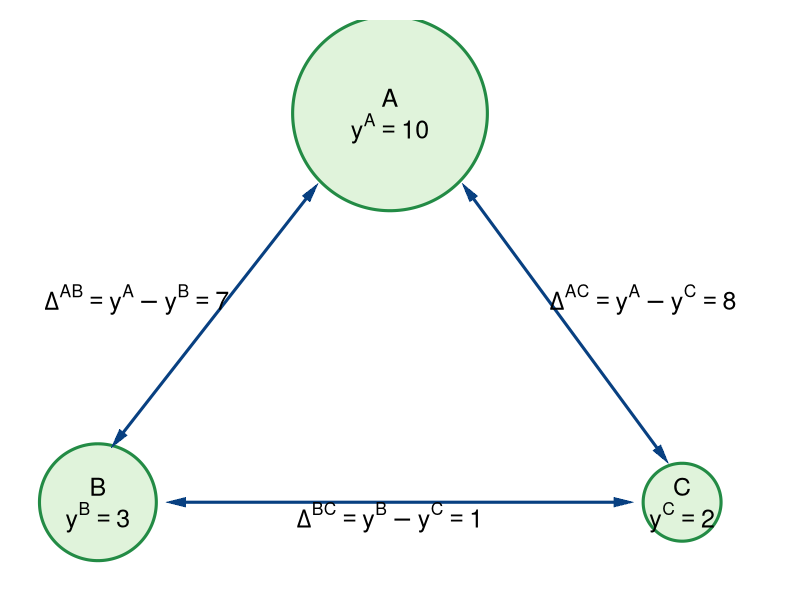

Here is the R script that generated this plot:
#Graph Designer: Simon Halliday & Riley Boeth '17
#Authors: Bowles, Foley and Halliday
#Title: Coordination, Conflict and Competition: A Text in Microeconomics

library(shape)
library(plotrix)
pdf(file = "risk/inequality_households.pdf", width = 10, height = 8)

#Set parameters for graphics
axislabelsize <- 1.5
labelsize <- 1.5
graphlinewidth <- 2
segmentlinewidth <- 1.5

COL <- c("#7fc97f", "#beaed4", "#fdc086", "#ffff99", "#386cb0", "#f0027f", "#bf5b17", "#666666")
COLA <- c("#e0f3db", "#99d8c9","#66c2a4","#41ae76", "#238b45", "#005824")
COLB <- c("#c6dbef", "#4eb3d3", "#2b8cbe", "#0868ac","#084081")
COLC <- c("#fcfbfd", "#efedf5", "#dadaeb", "#bcbddc", "#9e9ac8", "#807dba", "#6a51a3", "#54278f", "#3f007d")

#Edited the margins to cater for the larger LHS labels
par(mar =  c(1, 1, 1, 2))

#Indifference curves of a risk-averse homo economicus (2nd graph out of the two for 4.7)

#Add limits on axes and levels of utility for each indifference curve
ylims <- c(0, 36)
xlims <- c(1, 39)

npts <- 501 
x <- seq(xlims[1], xlims[2], length.out = npts)
y <- seq(ylims[1], ylims[2], length.out = npts) 

plot(0, 0, xlim = xlims, ylim = ylims, type = "n",
     xlab = expression(paste("")),
     ylab = expression(paste("")), 
     xaxt = "n", 
     yaxt = "n", 
     cex.lab = axislabelsize, 
     bty = "n", 
     xaxs="i", 
     yaxs="i"
)


#axis(1,at = ticksx,  pos = 0, labels = xlabels)
#axis(2,at = ticksy,  pos = 0, labels = ylabels, las = 1)


draw.circle(35, 5, 2, nv = 1000, border = COLA[5], col = COLA[1], lty = 1, lwd = 3)
text(35, 6, expression(paste(C)), xpd = TRUE, cex = labelsize)
text(35, 4, expression(paste(y^C == 2)), xpd = TRUE, cex = labelsize)


#Arrow between 2 and 4
Arrows(9, 5, 32, 5,  col = COLB[5], lty = 1, lwd = 3, code = 3, arr.type = "triangle", arr.lwd = 0.5)

draw.circle(5, 5, 3, nv = 1000, border = COLA[5], col = COLA[1], lty = 1, lwd = 3)
text(5, 6, expression(paste(B)), xpd = TRUE, cex = labelsize)
text(5, 4, expression(paste(y^B == 3)), xpd = TRUE, cex = labelsize)

#Arrow between 4 and 10
Arrows(6, 9, 16, 25,  col = COLB[5], lty = 1, lwd = 3, code = 3, arr.type = "triangle", arr.lwd = 0.5)

draw.circle(20, 30, 5, nv = 1000, border = COLA[5], col = COLA[1], lty = 1, lwd = 3)
text(20, 31, expression(paste(A)), xpd = TRUE, cex = labelsize)
text(20, 29, expression(paste(y^A == 10)), xpd = TRUE, cex = labelsize)

#Arrow between 2 and 10
Arrows(24, 25, 34, 8,  col = COLB[5], lty = 1, lwd = 3, code = 3, arr.type = "triangle", arr.lwd = 0.5)

#Difference between A and C
text(33, 18, expression(paste(Delta^{AC} == phantom(), y^A - y^C == 8)), xpd = TRUE, cex = labelsize)
#Difference between A and B
text(7, 18, expression(paste(Delta^{AB} == phantom(), y^A - y^B == 7)), xpd = TRUE, cex = labelsize)
#Difference between B and C
text(20, 4, expression(paste(Delta^{BC} == phantom(), y^B - y^C == 1)), xpd = TRUE, cex = labelsize)



#text(20, 16, expression(paste(Gini== bgroup("(", frac(Sigma*Delta^{ij}, (n^2 - n)/2),")")*bgroup("(",frac(1,bar(y)),")")*bgroup("(",frac(1,2),")"))), cex = labelsize)
#text(20, 14, expression(paste(Gini == bgroup("(", frac(16, 3),")")*bgroup("(",frac(1,16/3),")")*bgroup("(",frac(1,2),")"), phantom() == 0.5 )), cex = labelsize)

#Bottom of frame
# segments(14, 12, 26, 12, lty = 1, col = "black" , lwd = 1)
# #Top of frame
# segments(14, 16, 26, 16, lty = 1, col = "black" , lwd = 1)
# #Left of frame
# segments(14, 12, 14, 16, lty = 1, col = "black" , lwd = 1)
# #Right of frame
# segments(26, 12, 26, 16, lty = 1, col = "black" , lwd = 1)


dev.off()
